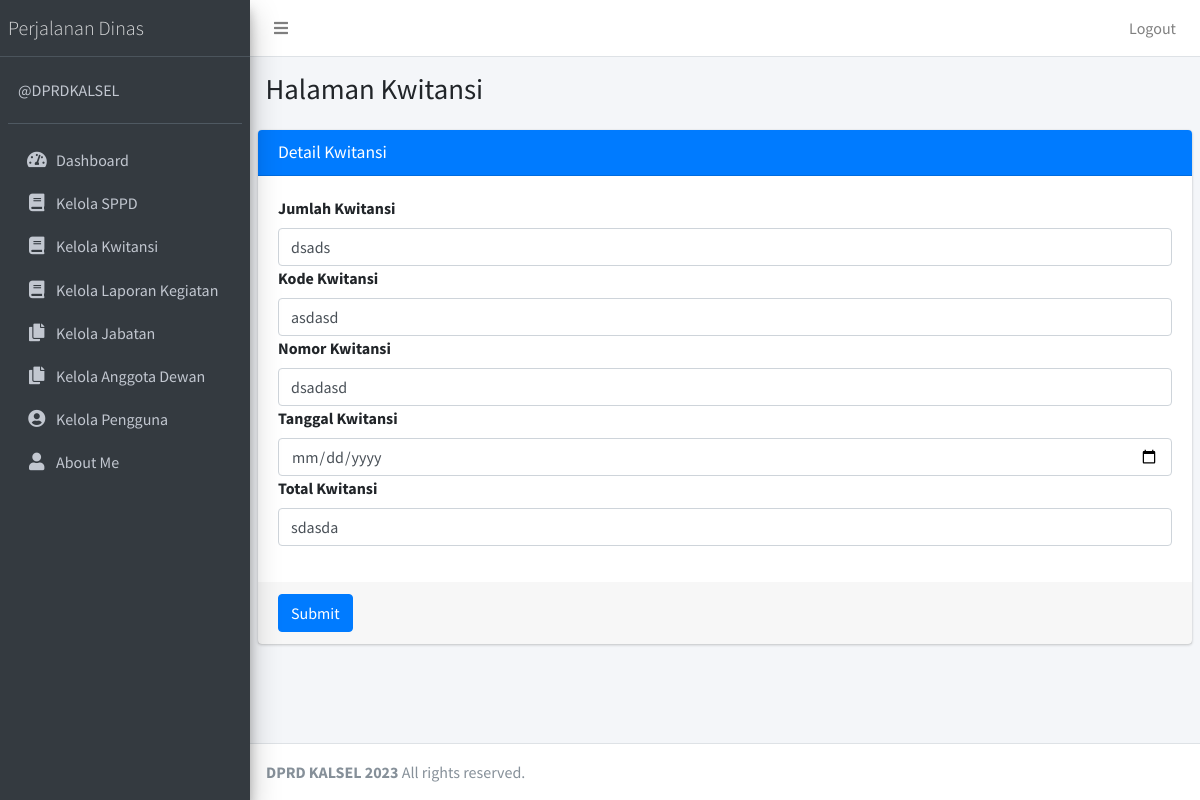
Screenshot of /public/kwitansi/edit/1 (signed in) with the database file from the repository.
### tables this page shows
CREATE TABLE `tb_kwitansi` (
  `id` int NOT NULL,
  `jumlah_kwitansi` char(50) NOT NULL,
  `kode_kwitansi` char(50) NOT NULL,
  `nomor_kwitansi` char(50) NOT NULL,
  `tanggal_kwitansi` char(50) NOT NULL,
  `total_kwitansi` char(50) NOT NULL
);

### app/core/Controller.php (called while the page is built, shortened)
<?php
class Controller
{
    public function view($view, $data = [])
    {
        require_once '../app/views/' . $view . '.php';
    }
    public function model($model)
    {
        return new $model;
    }
}

### app/controllers/Kwitansi.php (called while the page is built, shortened)
<?php
class Kwitansi extends Controller
{
    public function edit($id)
    {
        $data['title'] = 'Detail Kwitansi';
        $data['tb_kwitansi'] = $this->model('KwitansiModel')->getKwitansiById($id);
        $this->view('kwitansi/edit', $data);
    }
}

### app/core/App.php (called while the page is built, shortened)
<?php
class App
{
    protected $method = 'index';
    protected $params = [];
    public function __construct()
    {
        $url = $this->parseURL();
        if (is_array($url) && isset($url[0]) && file_exists('../app/controllers/' . $url[0] . '.php')) {
            unset($url[0]);
        }
        $this->controller = new $this->controller;
        if (isset($url[1])) {
            if (method_exists($this->controller, $url[1])) {
                $this->method = $url[1];
                unset($url[1]);
            }
        }
        if (!empty($url)) {
            $this->params = array_values($url);
        }
        call_user_func_array([$this->controller, $this->method], $this->params);
    }
    public function parseURL()
    {
        if (isset($_GET['url'])) {
            $url = rtrim($_GET['url'], '/');
            $url = filter_var($url, FILTER_SANITIZE_URL);
            $url = explode('/', $url);
            return $url;
        }
    }
}

### public/index.php (called while the page is built, shortened)
<?php
$app = new App;

### app/core/Database.php (called while the page is built, shortened)
<?php
class Database
{
    private $host = DB_HOST;
    private $user = DB_USER;
    private $pass = DB_PASS;
    private $dbnm = DB_NAME;
    private $dbh;
    private $stmt;
    public function __construct()
    {
        $dsn = 'mysql:host=' . $this->host . ';dbname=' . $this->dbnm;
        $option = [
            PDO::ATTR_PERSISTENT => true,
            PDO::ATTR_ERRMODE => PDO::ERRMODE_EXCEPTION
        ];
        try {
            $this->dbh = new PDO($dsn, $this->user, $this->pass, $option);
        } catch (PDOException $e) {
            die($e->getMessage());
        }
    }
    public function query($query)
    {
        $this->stmt = $this->dbh->prepare($query);
    }
    public function bind($param, $value, $type = null)
    {
        if (is_null($type)) {
            switch (true) {
                default:
                    $type = PDO::PARAM_STR;
            }
        }
        $this->stmt->bindValue($param, $value, $type);
    }
    public function execute()
    {
        $this->stmt->execute();
    }
    public function single()
    {
        $this->execute();
        return $this->stmt->fetch(PDO::FETCH_ASSOC);
    }
}

### app/models/KwitansiModel.php (called while the page is built, shortened)
<?php
class KwitansiModel
{
    private $table = 'tb_kwitansi';
    private $db;
    public function __construct()
    {
        $this->db = new Database;
    }
    public function getKwitansiById($id)
    {
        $this->db->query('SELECT * FROM ' . $this->table . ' WHERE id=:id');
        $this->db->bind('id', $id);
        return $this->db->single();
    }
}

### app/views/kwitansi/edit.php (the view, shortened to what this page needs)
<div class="content-wrapper">
    <section class="content-header">
        <div class="container-fluid">
            <div class="row mb-2">
                <div class="col-sm-6">
                    <h1>Halaman Kwitansi</h1>
                </div>
            </div>
        </div>
    </section>
    <section class="content">
        <div class="card card-primary">
            <div class="card-header">
                <h3 class="card-title"><?= $data['title']; ?></h3>
            </div>
            <form role="form" action="<?= base_url; ?>/kwitansi/updateKwitansi" method="POST" enctype="multipart/form-data">
                <div class="card-body">
                    <div class="form-group">
                        <label>Jumlah Kwitansi</label>
                        <input type="text" class="form-control" placeholder="masukkan golongan Jumlah Kwitansi..." name="jumlah_kwitansi" value="<?= $data['tb_kwitansi']['jumlah_kwitansi']; ?>">
                        <label>Kode Kwitansi</label>
                        <input type="text" class="form-control" placeholder="masukkan gugus Kode Kwitansi..." name="kode_kwitansi" value="<?= $data['tb_kwitansi']['kode_kwitansi']; ?>">
                        <label>Nomor Kwitansi</label>
                        <input type="text" class="form-control" placeholder="masukkan Nomor Kwitansi..." name="nomor_kwitansi" value="<?= $data['tb_kwitansi']['nomor_kwitansi']; ?>">
                        <label>Tanggal Kwitansi</label>
                        <input type="date" class="form-control" placeholder="masukkan Tanggal Kwitansi..." name="tanggal_kwitansi" value="<?= $data['tb_kwitansi']['tanggal_kwitansi']; ?>">
                        <label>Total Kwitansi</label>
                        <input type="text" class="form-control" placeholder="masukkan Total Kwitansi..." name="total_kwitansi" value="<?= $data['tb_kwitansi']['total_kwitansi']; ?>">
                    </div>
                </div>
                <div class="card-footer">
                    <button type="submit" class="btn btn-primary">Submit</button>
                </div>
            </form>
        </div>
    </section>
</div>

### rows the page displays
tb_kwitansi: jumlah_kwitansi "dsads", kode_kwitansi "asdasd", nomor_kwitansi "dsadasd", total_kwitansi "sdasda"

### other values shown
$data['title'] "Detail Kwitansi"
